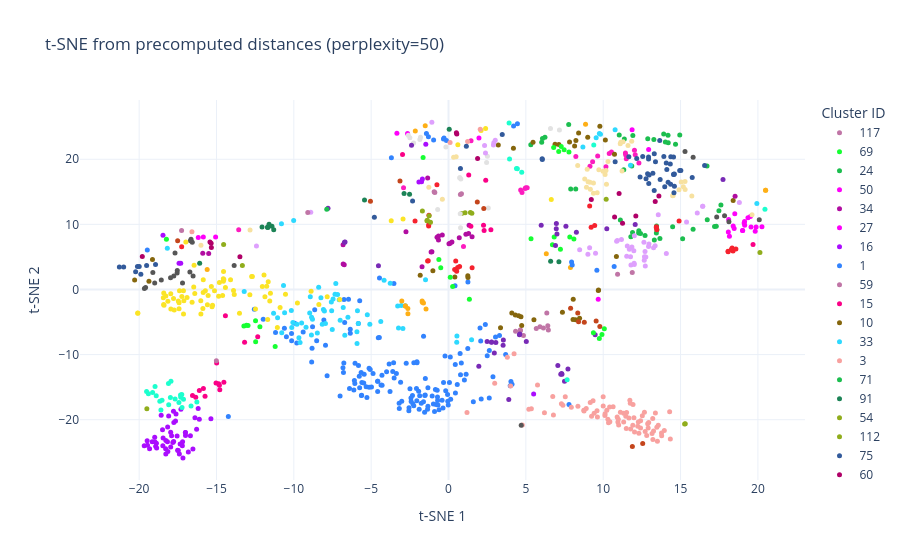

Notebook code for this chart:
### Code cell
#perplexity

perp = 50

tsne = TSNE(
    n_components=2,
    metric='precomputed',
    perplexity=perp,
    random_state=0,
    init='random',
    learning_rate='auto',
    max_iter=1000,
    verbose=1
)
Y_tsne = tsne.fit_transform(D)

# --- Etiquetas de cluster (categóricas) ---
labels = np.full(n, -1, dtype=int)
for cid, cluster in enumerate(C_MBSAS_M):
    for idx in cluster:
        if 0 <= idx < n:
            labels[idx] = cid

labels_str = labels.astype(str)
labels_str[labels == -1] = "Unassigned"

# --- DataFrame para plotly ---
df = pd.DataFrame({
    "x": Y_tsne[:, 0],
    "y": Y_tsne[:, 1],
    "cluster": labels_str
})

# Paleta cualitativa amplia + gris para Unassigned
palette = px.colors.qualitative.Alphabet
color_map = {c: palette[i % len(palette)] for i, c in enumerate(sorted(df["cluster"].unique()))}

fig = px.scatter(
    df, x="x", y="y",
    color="cluster",
    color_discrete_map=color_map,
    title=f"t-SNE from precomputed distances (perplexity={perp})",
    labels={"x": "t‑SNE 1", "y": "t‑SNE 2", "cluster": "Cluster ID"},
    hover_data={"x": ':.3f', "y": ':.3f', "cluster": True}
)

fig.update_traces(marker=dict(size=5, line=dict(width=0)))
fig.update_layout(template="plotly_white", legend_title_text="Cluster ID")
fig.show()
